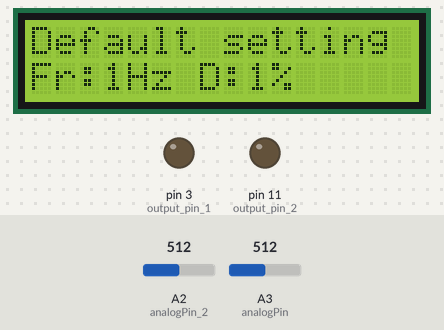
Simulated run of this sketch. Board: Arduino Uno, built with avr-gcc and run on an emulated ATmega328P. Shown: 16×2 character LCD, output pins drawn as LEDs (lit = HIGH). Inputs (shaded band) come from the test bench; at power-on: A3 (analogPin) = 512, A2 (analogPin_2) = 512.

Above: at 4.8 s.
4.9 s: A3 (analogPin) set to 716
At 5.2 s:
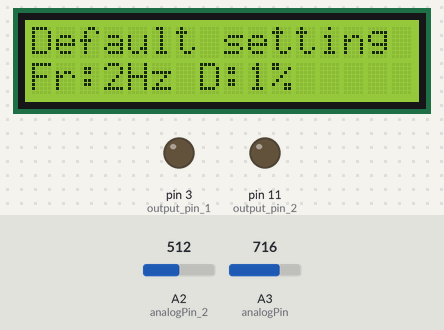
6.4 s: A2 (analogPin_2) set to 716
At 7.5 s:
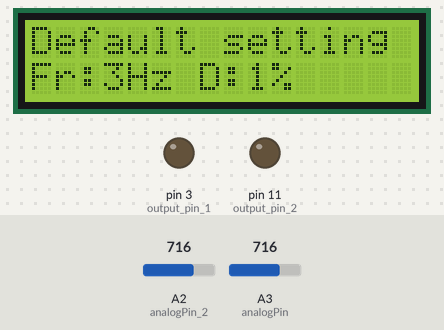
7.9 s: A2 (analogPin_2) set to 900
At 8.6 s:
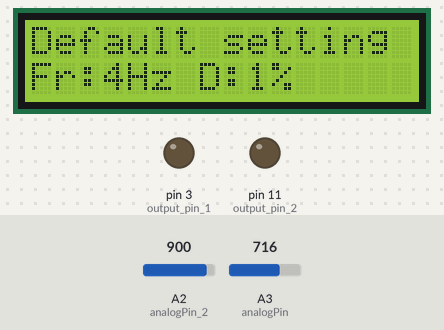
9.4 s: A2 (analogPin_2) set to 1023
At 9.7 s:
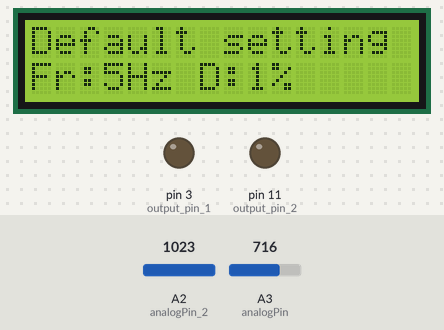
Timing chart, 0 to 11.9 s (numbered marks = the images above; inputs shaded):
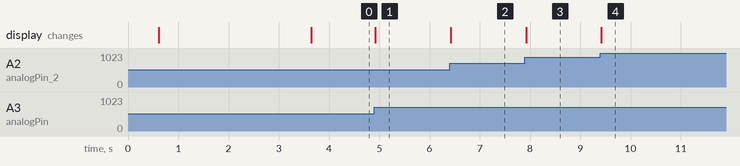

Measured:
- after the input at 4.9 s, the display: changes at once (image 1)
- after the input at 6.4 s, the display: changes at once (image 2)
- after the input at 7.9 s, the display: changes at once (image 3)
- after the input at 9.4 s, the display: changes at once (image 4)

The sketch:

after_advance_setup.ino
```cpp
#include <Adafruit_LiquidCrystal.h>

// int seconds = 0;
int analogPin = A3;
int analogPin_2 = A2;

int output_pin_1 = 3;
int output_pin_2 = 11;
// resistros values setting (start)
//---------------------------------
int duty_decrement = 930;
int Fstep = 930;

int duty_increment = 852;
int duty_step = 852;

int frequency_decrement = 787;
int present = 787;

int frequency_increment = 731;
//---------------------------------
// resistros values setting (end)

int glob_frequency = 1;
int glob_duty = 1;

int glob_analaog_1 = 0;
int glob_analaog_2 = 0;

int softMargin = 20;

int freq_index = 0;
int duty_index = 0;
bool in_flow = false;

int frequency_steps[5] = {1, 10, 100, 1000, 10000};
int duty_steps[3] = {1, 5, 10};

Adafruit_LiquidCrystal lcd_1(0);
void incrementer(int input, int *parameter_match, int *to_beChanged, int to_be_add);
void setup()
{
    pinMode(output_pin_1, OUTPUT);
    pinMode(output_pin_2, OUTPUT);
    lcd_1.begin(16, 2);

    lcd_1.setBacklight(1);
    lcd_1.print("PROMAX by H2G");
    delay(500);
    lcd_1.setCursor(0, 0);
    lcd_1.print("Default setting : ");
    lcd_1.setCursor(0, 1);
    lcd_1.print("Freq:" + String(glob_frequency) + "Hz" + " Duty:" + String(glob_duty) + "%");
    delay(3000);
    // lcd_1.clear();
}

void loop()
{

    // if (analogRead(analogPin) > 100 || analogRead(analogPin_2) > 100)
    // {
    if (glob_analaog_1 != analogRead(analogPin) || glob_analaog_2 != analogRead(analogPin_2))
    {
        // lcd_1.clear();
        // lcd_1.setCursor(0, 0);
        // lcd_1.print("Setting changed ");
        glob_analaog_1 = analogRead(analogPin);
        glob_analaog_2 = analogRead(analogPin_2);
        // lcd_1.setCursor(0, 1);
        // lcd_1.print(glob_analaog_1);
        // lcd_1.setCursor(5, 1);
        // lcd_1.print(glob_analaog_2);
        incrementer(glob_analaog_1, &frequency_increment, &glob_frequency, 1);
        incrementer(glob_analaog_1, &frequency_decrement, &glob_frequency, -1);
        incrementer(glob_analaog_1, &duty_increment, &glob_duty, 1);
        incrementer(glob_analaog_1, &duty_decrement, &glob_duty, -1);
        if ((glob_analaog_2 >= (Fstep - softMargin) && glob_analaog_2 <= (Fstep + softMargin)))
        {
            if (freq_index < 5)
            {
                glob_frequency = frequency_steps[freq_index];
                freq_index++;
            }
            else if (freq_index >= 5)
            {
                freq_index = 0;
                glob_frequency = frequency_steps[freq_index];
                freq_index++;
            }
            lcd_1.setCursor(0, 1);
            delay(100);
        }
        else if ((glob_analaog_2 >= (duty_step - softMargin) && glob_analaog_2 <= (duty_step + softMargin)))
        {
            if (duty_index < 3)
            {
                glob_duty = duty_steps[duty_index];
                duty_index++;
            }
            else if (duty_index >= 3)
            {
                duty_index = 0;
                glob_duty = duty_steps[duty_index];
                duty_index++;
            }
            lcd_1.setCursor(0, 1);
            // lcd_1.print("Frq :" + String(glob_frequency) + "Hz" + " D : " + String(glob_duty) + "%  ");
            delay(100);
        }
        else if ((glob_analaog_2 >= (present - softMargin) && glob_analaog_2 <= (present + softMargin)))
        {
            glob_duty = 50;
            glob_frequency = 1000;
            delay(10);
            // lcd_1.setCursor(0, 1);
            // lcd_1.print("Fr:" + String(glob_frequency) + "Hz" + " D:" + String(glob_duty) + "%    ");
        }
    }
    if (!in_flow)
    {
        lcd_1.setCursor(0, 1);
        lcd_1.print("                 ");
        in_flow = true;
    }
    lcd_1.setCursor(0, 1);
    lcd_1.print("Fr:" + String(glob_frequency) + "Hz" + " D:" + String(glob_duty) + "%      ");

}
void incrementer(int input, int *parameter_match, int *to_beChanged, int to_be_add)
{
    if ((input >= (*parameter_match - softMargin) && input <= (*parameter_match + softMargin)))
    {
        *to_beChanged += to_be_add;
        if (!in_flow)
        {
            lcd_1.setCursor(0, 1);
            lcd_1.print("                 ");
            in_flow = true;
        }
        lcd_1.setCursor(0, 1);
        lcd_1.print("Fr:" + String(glob_frequency) + "Hz" + " D:" + String(glob_duty) + "%      ");
        delay(100);
    }
}
```
